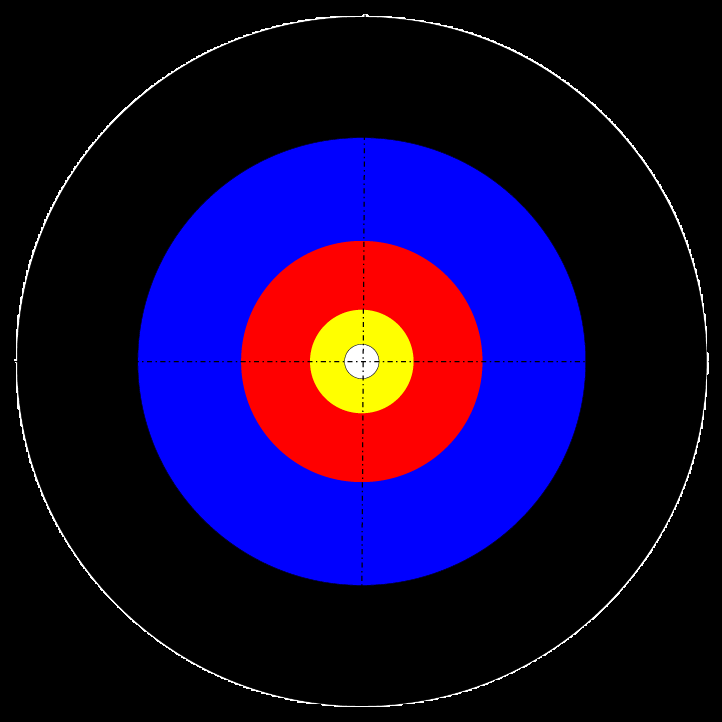
#> input picture Firmware/Tests/target detector v2/target_area.png, 722 x 722 px, given in place of the camera
$ python v2.py
#> lines starting #> are read from the running program, lines starting #| are printed output that depends on the picture; after the words box and inside, x2 and y2 are one past the last pixel; in counts of white or black regions, pixels touching at a corner belong together
import cv2
import numpy as np

# Initialize the video capture
cap = cv2.VideoCapture(0)

while True:
    ret, frame = cap.read()
#> frame is the input picture: shape (722, 722, 3); mean B, G, R 56.8, 6, 24.2

    if not ret:
        print("Failed to read frame")
        continue

    # Convert frame to HSV color space
    hsv = cv2.cvtColor(frame, cv2.COLOR_BGR2HSV)
#> hsv: shape (722, 722, 3); mean H, S, V 26.5, 76.9, 78.5

    # Define range for blue color and create a mask
    lower_blue = np.array([100, 150, 0])
    upper_blue = np.array([140, 255, 255])
    blue_mask = cv2.inRange(hsv, lower_blue, upper_blue)
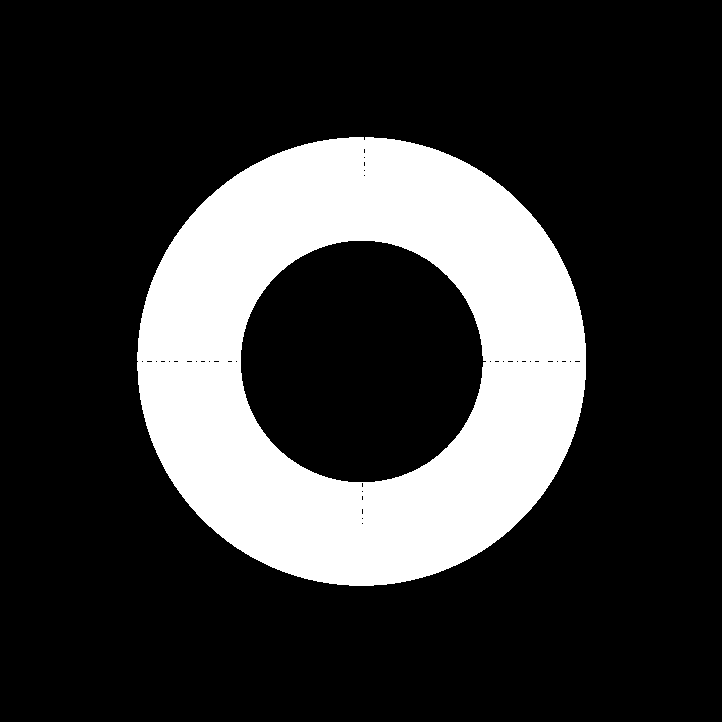
#> blue_mask: shape (722, 722); 21.6% white; 1 white region, box (x1, y1, x2, y2) and area: (137, 137, 586, 586) 112469

    # Bitwise-AND mask and original image to filter only blue parts
    blue_only = cv2.bitwise_and(frame, frame, mask=blue_mask)
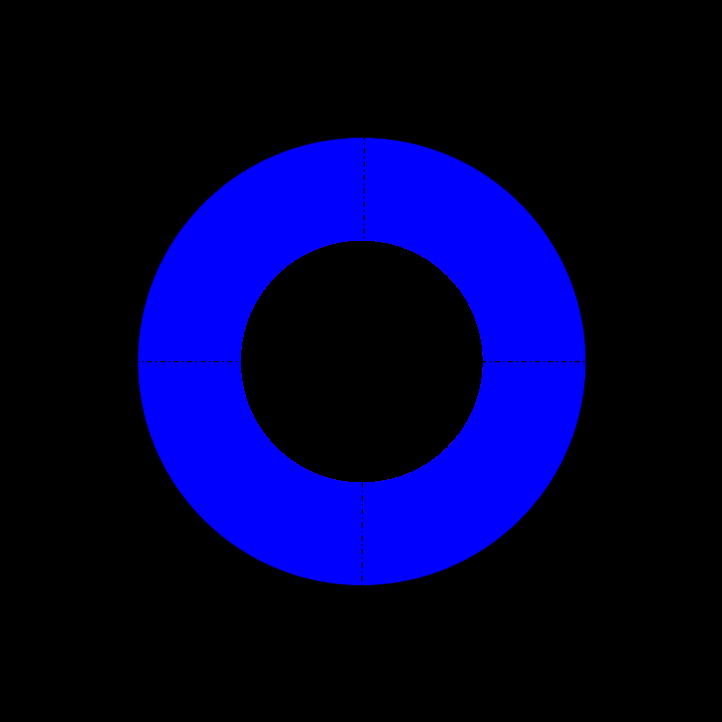
#> blue_only: shape (722, 722, 3); mean B, G, R 54.3, 0, 0

    # Convert to grayscale
    gray = cv2.cvtColor(blue_only, cv2.COLOR_BGR2GRAY)
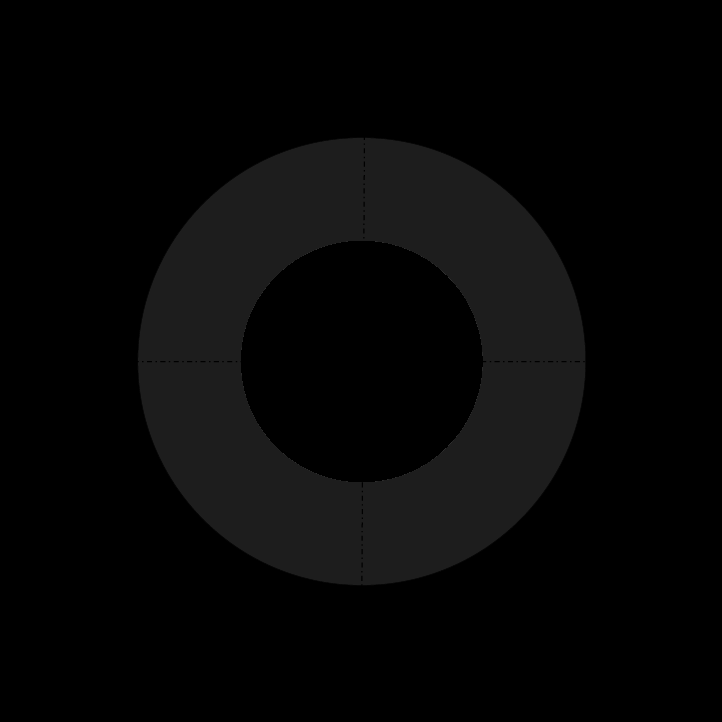
#> gray: shape (722, 722); min 0, max 47, mean 6.2

    # Apply GaussianBlur to reduce noise and improve circle detection
    blurred = cv2.GaussianBlur(gray, (9, 9), 2)

    # Apply Hough transform on the blurred image to detect circles
    detected_circles = cv2.HoughCircles(blurred,
                                        cv2.HOUGH_GRADIENT, 1, minDist=50,
                                        param1=100, param2=30, minRadius=10, maxRadius=0)
#> detected_circles = None

    # Draw the largest detected circle
    if detected_circles is not None:
        detected_circles = np.uint16(np.around(detected_circles))
        largest_circle = max(detected_circles[0, :], key=lambda x: x[2])  # Select the largest circle

        x, y, r = largest_circle[:3]

        # Draw the circumference of the largest circle
        cv2.circle(frame, (x, y), r, (0, 255, 0), 2)

        # Draw a small circle (of radius 1) to show the center
        cv2.circle(frame, (x, y), 1, (0, 0, 255), 3)

    # Display the frame with the detected circle
    cv2.imshow("Detected Circle", frame)

    if cv2.waitKey(1) & 0xFF == ord('q'):
#> (key q is pressed here)
        break

# Release resources
cap.release()
cv2.destroyAllWindows()
